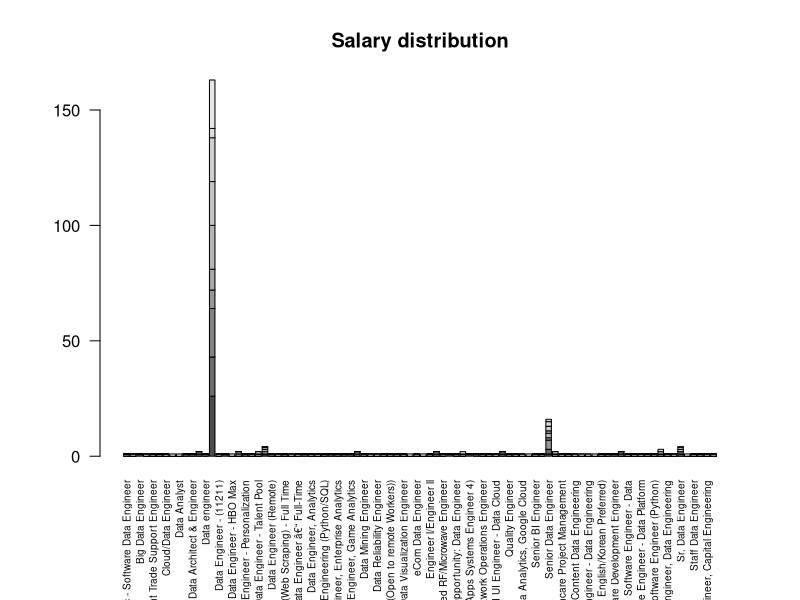

The R source for this figure:
## ---- chunk 1
library(readxl)
library(readr)
library(tidyverse)
library(dplyr)
library(knitr)
library(kableExtra)
library(magrittr)
library(RColorBrewer)
library(ggplot2)

## ---- chunk 2
DE = read_excel("Datasets/DE.xlsx")
View(DE)
## ---- chunk 3
 X = summary(DE)
  knitr::kable(X, align = 'c', 
               digits = 2)
## ---- chunk 4
B_var = ncol(DE)
B_var
## ---- chunk 5
v_t3 = subset(DE, 
  select = c('Job Title','Salary Estimate', 'Company Name', 'Location', 'Size'))
v_t4 = rbind(head(v_t3, 4),tail(v_t3, 4))
kable(v_t4) %>%
  kable_styling(latex_options = "striped")
## ---- chunk 6
par(las=2) # make label text perpendicular to axis
par(mar=c(7,5,4,3)) # increase y-axis margin.
Y = table(DE$`Salary Estimate`,DE$`Job Title`)
barplot(Y, main="Salary distribution", cex.names=0.6)

## ---- chunk 7
